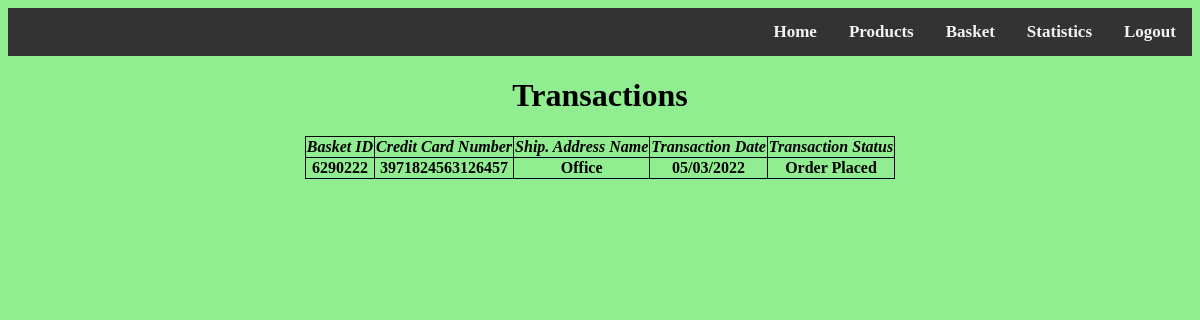
Screenshot of /views/transaction.php (signed in) with the database file from the repository.
### tables this page shows
CREATE TABLE `transaction` (
  `BID` int(10) NOT NULL,
  `CCNumber` varchar(16) NOT NULL,
  `CID` int(10) NOT NULL,
  `SAName` varchar(30) NOT NULL,
  `TDate` text NOT NULL,
  `TTag` varchar(50) NOT NULL
);

### views/transaction.php (the view, shortened to what this page needs)
<?php
$con = mysqli_connect("localhost","root","","onlinestore","3307");
$cid = $_SESSION['CID'];
$sql = "SELECT * FROM transaction WHERE CID = '$cid' ORDER BY TDate DESC";
$result = mysqli_query($con,$sql);
?>
<!DOCTYPE html>
<html lang="en">
<head>
</head>
<body>
<div class="topnav">
        <b><a href="logout.php">Logout</a>
        <a href="statistics.php">Statistics</a>
        <a href="basket.php">Basket</a>
        <a href="products.php">Products</a>
        <a href="dashboard.php">Home</a></b>
        </div>
<center>
          <h1>Transactions</h1>
         <form action="#" method="get">
        <table style="border:1px solid black; border-collapse: collapse;">
          <tr>
              <th scope="col"><i>Basket ID</i></th>
              <th scope="col"><i>Credit Card Number</i></th>
              <th scope="col"><i>Ship. Address Name</i></th>
              <th scope="col"><i>Transaction Date</i></th>
              <th scope="col"><i>Transaction Status</i></th>
          </tr>
          <?php
                while(($row = mysqli_fetch_assoc($result)))
                {
             ?>
             <tr>
      <td><center><b><?php echo $row['BID'];?></b></center></td>
      <td><center><b><?php echo $row['CCNumber'];?></b></center></td>
      <td><center><b><?php echo $row['SAName'];?></b></center></td>
      <td><center><b><?php echo $row['TDate'];?></b></center></td>
      <td><center><b><?php echo $row['TTag'];?></b></center></td>
    </tr>
    <?php
                }
             ?>
        </table>
    </form>
     </center>
</body>
</html>

### views/transaction.php (style rules this page uses)
body { background: lightgreen; }
.topnav { background-color: #333; overflow: hidden; }
.topnav a { float: right; color: #f2f2f2; text-align: center; padding: 14px 16px; text-decoration: none; font-size: 17px; }
th, td { border:1px solid black; border-collapse: collapse; }

### rows the page displays
transaction: BID "6290222", CCNumber "3971824563126457", SAName "Office", TDate "05/03/2022", TTag "Order Placed"
